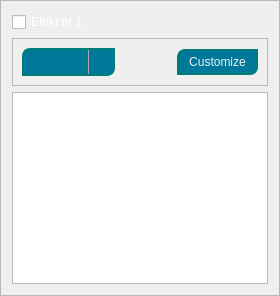
                     <widget class="QFrame" name="effect2_frame">
                      <property name="frameShape">
                       <enum>QFrame::StyledPanel</enum>
                      </property>
                      <property name="frameShadow">
                       <enum>QFrame::Raised</enum>
                      </property>
                      <layout class="QVBoxLayout" name="verticalLayout_8">
                       <item>
                        <widget class="QCheckBox" name="effect2_active">
                         <property name="cursor">
                          <cursorShape>PointingHandCursor</cursorShape>
                         </property>
                         <property name="styleSheet">
                          <string notr="true">color: #fff;</string>
                         </property>
                         <property name="text">
                          <string>Efekt nr 1</string>
                         </property>
                        </widget>
                       </item>
                       <item>
                        <widget class="QFrame" name="effect2_choose_frame">
                         <property name="styleSheet">
                          <string notr="true"/>
                         </property>
                         <property name="frameShape">
                          <enum>QFrame::StyledPanel</enum>
                         </property>
                         <property name="frameShadow">
                          <enum>QFrame::Raised</enum>
                         </property>
                         <layout class="QHBoxLayout" name="horizontalLayout_10">
                          <item>
                           <widget class="QComboBox" name="effect2_choose_combobox">
                            <property name="sizePolicy">
                             <sizepolicy hsizetype="MinimumExpanding" vsizetype="Fixed">
                              <horstretch>0</horstretch>
                              <verstretch>0</verstretch>
                             </sizepolicy>
                            </property>
                            <property name="palette">
                             <palette>
                              <active>
                               <colorrole role="WindowText">
                                <brush brushstyle="SolidPattern">
                                 <color alpha="255">
                                  <red>255</red>
                                  <green>255</green>
                                  <blue>255</blue>
                                 </color>
                                </brush>
                               </colorrole>
                               <colorrole role="Button">
                                <brush brushstyle="SolidPattern">
                                 <color alpha="255">
                                  <red>0</red>
                                  <green>120</green>
                                  <blue>153</blue>
                                 </color>
                                </brush>
                               </colorrole>
                               <colorrole role="Text">
                                <brush brushstyle="SolidPattern">
                                 <color alpha="255">
                                  <red>255</red>
                                  <green>255</green>
                                  <blue>255</blue>
                                 </color>
                                </brush>
                               </colorrole>
                               <colorrole role="ButtonText">
                                <brush brushstyle="SolidPattern">
                                 <color alpha="255">
                                  <red>255</red>
                                  <green>255</green>
                                  <blue>255</blue>
                                 </color>
                                </brush>
                               </colorrole>
                               <colorrole role="Base">
                                <brush brushstyle="SolidPattern">
                                 <color alpha="255">
                                  <red>0</red>
                                  <green>120</green>
                                  <blue>153</blue>
                                 </color>
                                </brush>
                               </colorrole>
                               <colorrole role="Window">
                                <brush brushstyle="SolidPattern">
                                 <color alpha="255">
                                  <red>0</red>
                                  <green>120</green>
                                  <blue>153</blue>
                                 </color>
                                </brush>
                               </colorrole>
                               <colorrole role="PlaceholderText">
                                <brush brushstyle="NoBrush">
                                 <color alpha="128">
                                  <red>255</red>
                                  <green>255</green>
                                  <blue>255</blue>
                                 </color>
                                </brush>
                               </colorrole>
                              </active>
                              <inactive>
                               <colorrole role="WindowText">
                                <brush brushstyle="SolidPattern">
                                 <color alpha="255">
                                  <red>255</red>
                                  <green>255</green>
                                  <blue>255</blue>
                                 </color>
                                </brush>
                               </colorrole>
                               <colorrole role="Button">
                                <brush brushstyle="SolidPattern">
                                 <color alpha="255">
                                  <red>0</red>
                                  <green>120</green>
                                  <blue>153</blue>
                                 </color>
                                </brush>
                               </colorrole>
                               <colorrole role="Text">
                                <brush brushstyle="SolidPattern">
                                 <color alpha="255">
                                  <red>255</red>
                                  <green>255</green>
                                  <blue>255</blue>
                                 </color>
                                </brush>
                               </colorrole>
                               <colorrole role="ButtonText">
                                <brush brushstyle="SolidPattern">
                                 <color alpha="255">
                                  <red>255</red>
                                  <green>255</green>
                                  <blue>255</blue>
                                 </color>
                                </brush>
                               </colorrole>
                               <colorrole role="Base">
                                <brush brushstyle="SolidPattern">
                                 <color alpha="255">
                                  <red>0</red>
                                  <green>120</green>
                                  <blue>153</blue>
                                 </color>
                                </brush>
                               </colorrole>
                               <colorrole role="Window">
                                <brush brushstyle="SolidPattern">
                                 <color alpha="255">
                                  <red>0</red>
                                  <green>120</green>
                                  <blue>153</blue>
                                 </color>
                                </brush>
                               </colorrole>
                               <colorrole role="PlaceholderText">
                                <brush brushstyle="NoBrush">
                                 <color alpha="128">
                                  <red>255</red>
                                  <green>255</green>
                                  <blue>255</blue>
                                 </color>
                                </brush>
                               </colorrole>
                              </inactive>
                              <disabled>
                               <colorrole role="WindowText">
                                <brush brushstyle="SolidPattern">
                                 <color alpha="255">
                                  <red>255</red>
                                  <green>255</green>
                                  <blue>255</blue>
                                 </color>
                                </brush>
                               </colorrole>
                               <colorrole role="Button">
                                <brush brushstyle="SolidPattern">
                                 <color alpha="255">
                                  <red>0</red>
                                  <green>120</green>
                                  <blue>153</blue>
                                 </color>
                                </brush>
                               </colorrole>
                               <colorrole role="Text">
                                <brush brushstyle="SolidPattern">
                                 <color alpha="255">
                                  <red>255</red>
                                  <green>255</green>
                                  <blue>255</blue>
                                 </color>
                                </brush>
                               </colorrole>
                               <colorrole role="ButtonText">
                                <brush brushstyle="SolidPattern">
                                 <color alpha="255">
                                  <red>255</red>
                                  <green>255</green>
                                  <blue>255</blue>
                                 </color>
                                </brush>
                               </colorrole>
                               <colorrole role="Base">
                                <brush brushstyle="SolidPattern">
                                 <color alpha="255">
                                  <red>0</red>
                                  <green>120</green>
                                  <blue>153</blue>
                                 </color>
                                </brush>
                               </colorrole>
                               <colorrole role="Window">
                                <brush brushstyle="SolidPattern">
                                 <color alpha="255">
                                  <red>0</red>
                                  <green>120</green>
                                  <blue>153</blue>
                                 </color>
                                </brush>
                               </colorrole>
                               <colorrole role="PlaceholderText">
                                <brush brushstyle="NoBrush">
                                 <color alpha="128">
                                  <red>255</red>
                                  <green>255</green>
                                  <blue>255</blue>
                                 </color>
                                </brush>
                               </colorrole>
                              </disabled>
                             </palette>
                            </property>
                            <property name="cursor">
                             <cursorShape>PointingHandCursor</cursorShape>
                            </property>
                            <property name="styleSheet">
                             <string notr="true">QComboBox {
color: #fff;
padding: 4px 10px;
border: 2px solid #007D76;
background-color: #007899;
border-top-left-radius: 8px;
border-bottom-right-radius: 8px;
}
/*QComboBox::drop-down{
image: url(:/white_icons/customized/white_arrow_down2.png);
}*/
QComboBox::down-arrow{
image: url(:/white_icons/customized/white_arrow_down2.png);
top: 1px;
}
QComboBox::drop-down {
    subcontrol-origin: padding;
    subcontrol-position: top right;
    width: 24px;

    border-left-width: 1px;
    border-left-color: darkgray;
    border-left-style: solid; /* just a single line */
}
QComboBox:hover {
background-color: #008AB0;
}
QComboBox::drop-down:hover {
background-color: #008ADF;
border-radius: 12px;
}
QComboBox:on{
padding-left: 5px;
}
QComboBox::drop-down:on {
top: 3px;
}
QComoBox QAbstractItemView {
border-top-left-radius: 8px;
border-bottom-right-radius: 8px;
}</string>
                            </property>
                            <property name="currentText">
                             <string comment="Choose Effect" extracomment="Choose Effect"/>
                            </property>
                            <property name="placeholderText">
                             <string comment="Choose Effect" extracomment="Choose Effect"/>
                            </property>
                            <property name="frame">
                             <bool>true</bool>
                            </property>
                           </widget>
                          </item>
                          <item>
                           <spacer name="effect2_typeSpacer">
                            <property name="orientation">
                             <enum>Qt::Horizontal</enum>
                            </property>
                            <property name="sizeHint" stdset="0">
                             <size>
                              <width>40</width>
                              <height>20</height>
                             </size>
                            </property>
                           </spacer>
                          </item>
                          <item>
                           <widget class="QPushButton" name="effect2_customizeButton">
                            <property name="sizePolicy">
                             <sizepolicy hsizetype="Minimum" vsizetype="Fixed">
                              <horstretch>0</horstretch>
                              <verstretch>0</verstretch>
                             </sizepolicy>
                            </property>
                            <property name="cursor">
                             <cursorShape>PointingHandCursor</cursorShape>
                            </property>
                            <property name="styleSheet">
                             <string notr="true">QPushButton {
color: rgb(240, 240, 240);
padding: 4px 10px;
border: 2px solid #007D76;
background-color: #007899;
/*border-radius: 8px;*/
border-top-left-radius: 8px;
border-bottom-right-radius: 8px;
}
QPushButton:hover {
background-color: #008AB0;
}</string>
                            </property>
                            <property name="text">
                             <string>Customize</string>
                            </property>
                           </widget>
                          </item>
                         </layout>
                        </widget>
                       </item>
                       <item>
                        <widget class="QListView" name="effect2_summary">
                         <property name="spacing">
                          <number>2</number>
                         </property>
                        </widget>
                       </item>
                      </layout>
                     </widget>
